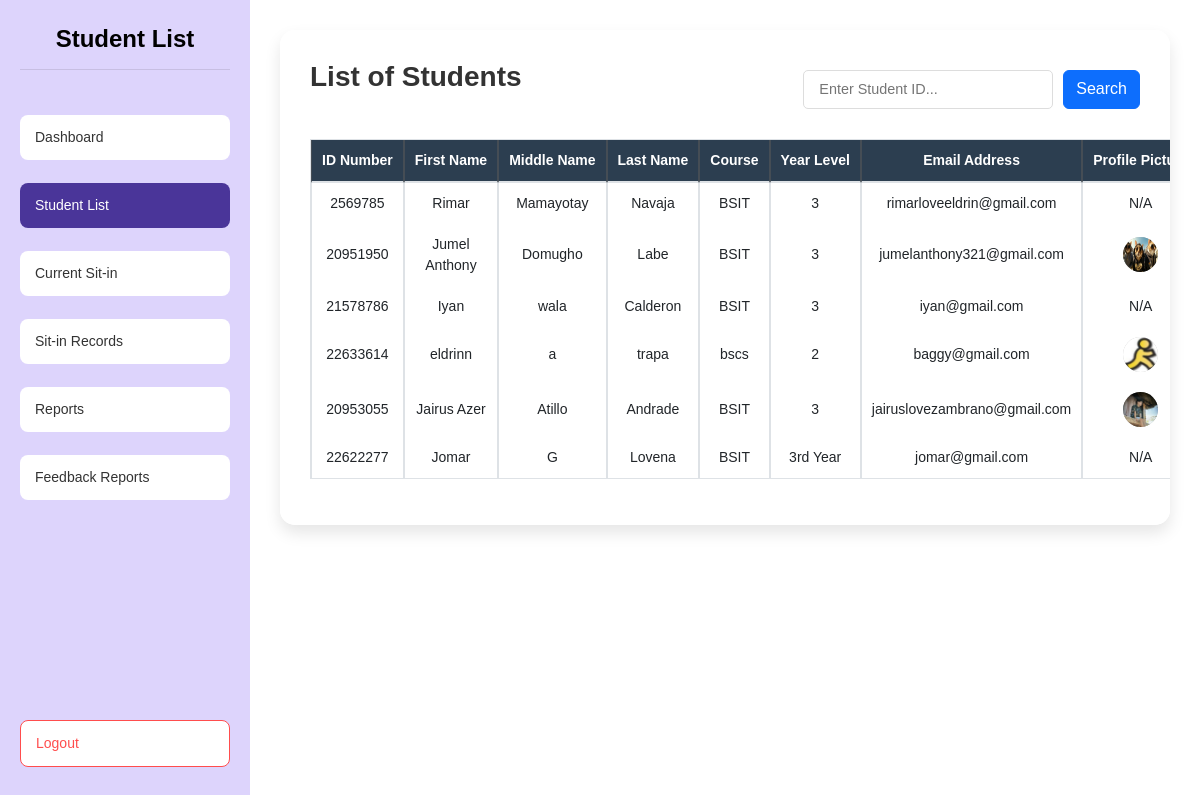
The app's page /student_list (signed in) with its own data.
### tables this page shows
CREATE TABLE students ( 
idno TEXT PRIMARY KEY,
lastname TEXT NOT NULL,
firstname TEXT NOT NULL,
midname TEXT,
course TEXT NOT NULL,
year_level INTEGER NOT NULL,
email_address TEXT NOT NULL,
username TEXT NOT NULL CHECK (username = idno),
password TEXT NOT NULL,
profile_picture TEXT DEFAULT NULL,
session_count INTEGER DEFAULT 30
);

### app.py (the view)
@app.route('/student_list')
@admin_required
def student_list():
    conn = get_db_connection()
    cursor = conn.cursor()
    cursor.execute("SELECT * FROM students")
    students = cursor.fetchall()
    conn.close()
    return render_template('admin/student_list.html', students=students)

### app.py (called while the page is built)
def get_db_connection():
    try:
        conn = sqlite3.connect('users.db')
        conn.row_factory = sqlite3.Row
        return conn
    except sqlite3.Error as e:
        print(f"Database connection error: {e}")
        return None

def admin_required(f):
    @wraps(f)
    def decorated_function(*args, **kwargs):
        if not all(session.get(key) for key in ['user_id', 'user_type', 'is_admin']):
            return redirect(url_for('login'))
        session.modified = True
        return f(*args, **kwargs)
    return decorated_function

@app.after_request
def add_header(response):
    response.headers['Cache-Control'] = 'no-store, no-cache, must-revalidate, post-check=0, pre-check=0, max-age=0'
    response.headers['Pragma'] = 'no-cache'
    response.headers['Expires'] = '-1'
    return response

@app.before_request
def validate_session():
    if request.endpoint and 'static' in request.endpoint:
        return  # Skip session validation for static files
    if 'user_id' in session:
        session.permanent = True
        session.modified = True
        if session.get('user_type') == 'admin':
            session['is_admin'] = True
            session['last_activity'] = datetime.now().isoformat()

### templates/admin/student_list.html (shortened to what this page needs)
{% extends "base.html" %}
{% block content %}
<head>
    <link rel="stylesheet" href="{{ url_for('static', filename='styles.css') }}">
    <link href="https://cdn.jsdelivr.net/npm/bootstrap@5.3.0/dist/css/bootstrap.min.css" rel="stylesheet">
</head>
<body>
    <div class="dashboard-container">
        <div class="sidebar">
            <h1 class="dashboard-title">Student List</h1>
            <a href="{{ url_for('admin_dashboard') }}" class="menu-btn">Dashboard</a>
            <a href="{{ url_for('student_list') }}" class="menu-btn active">Student List</a>
            <a href="{{ url_for('current_sit_in') }}" class="menu-btn">Current Sit-in</a>
            <a href="{{ url_for('sit_in_records') }}" class="menu-btn">Sit-in Records</a>
            <a href="{{ url_for('reports') }}" class="menu-btn">Reports</a>
            <a href="{{ url_for('feedback_reports') }}" class="menu-btn">Feedback Reports</a>
            <a href="{{ url_for('logout') }}" class="menu-btn logout-btn">Logout</a>
        </div>
        <div class="content">
            <div class="container">
                <div class="student-list">
                    <div class="header-container">
                        <h2>List of Students</h2>
                        <div class="search-container">
                            <input type="text" id="searchInput" placeholder="Enter Student ID..." onkeydown="handleSearch(event)">
                            <button class="btn btn-primary" type="button" onclick="searchStudents()">Search</button>
                        </div>
                    </div>
                    <table class="table table-bordered table-hover" id="studentTable">
                        <thead class="thead-dark">
                            <tr>
                                <th>ID Number</th>
                                <th>First Name</th>
                                <th>Middle Name</th>
                                <th>Last Name</th>
                                <th>Course</th>
                                <th>Year Level</th>
                                <th>Email Address</th>
                                <th>Profile Picture</th>
                            </tr>
                        </thead>
                        <tbody>
                            {% for student in students %}
                            <tr>
                                <td>{{ student.idno }}</td>
                                <td>{{ student.firstname }}</td>
                                <td>{{ student.midname }}</td>
                                <td>{{ student.lastname }}</td>
                                <td>{{ student.course }}</td>
                                <td>{{ student.year_level }}</td>
                                <td>{{ student.email_address }}</td>
                                <td>
                                    {% if student.profile_picture %}
                                    <img src="{{ url_for('static', filename=student.profile_picture) }}" alt="Profile Picture" class="profile-pic">
                                    {% else %}
                                    N/A
                                    {% endif %}
                                </td>
                            </tr>
                            {% endfor %}
                        </tbody>
                    </table>
                </div>
            </div>
        </div>
    </div>
</body>
</html>
{% endblock %}

### static/styles.css (style rules this page uses)
body { height: 100vh; margin: 0; display: flex; justify-content: center; align-items: center; background: #f5f5f5; font-family: Arial, sans-serif; overflow-y: auto; }
* { margin: 0; padding: 0; box-sizing: border-box; font-family: Arial, sans-serif; }
body { display: flex; justify-content: center; align-items: center; height: 100vh; background-color: #f5f5f5; }
.dashboard-container { width: 100%; height: 100vh; display: flex; border-radius: 15px; background-color: #fff; overflow: hidden; padding-left: 250px; }
.sidebar { width: 250px; background-color: #ddd4fc; padding: 25px 20px; display: flex; flex-direction: column; gap: 15px; height: 100vh; position: fixed; left: 0; top: 0; z-index: 1000; }
.dashboard-title { color: #000000; font-size: 24px; font-weight: bold; padding-bottom: 15px; margin-bottom: 30px; border-bottom: 1px solid rgba(0, 0, 0, 0.1); text-align: center; }
.profile-pic { width: 35px; height: 35px; background-color: #c0c0c0; border-radius: 50%; }
.menu-btn { background-color: #fff; border: none; padding: 12px 15px; border-radius: 8px; font-size: 14px; font-weight: 500; text-align: left; cursor: pointer; transition: all 0.2s ease; color: #333; text-decoration: none; display: block; margin-bottom: 8px; }
.menu-btn.active { background-color: #4a3599; color: white; }
.logout-btn { margin-top: auto; background-color: #fff; color: #ff4d4d; border: 1px solid #ff4d4d; }
.content { flex: 1; background-color: #fff; border-top-right-radius: 15px; border-bottom-right-radius: 15px; padding: 20px; overflow-y: auto; width: calc(100% - 250px); }
.table { width: 100%; margin-bottom: 1rem; color: #212529; }
.table th, .table td { padding: 0.75rem; vertical-align: top; border-top: 1px solid #dee2e6; }
.table thead th { vertical-align: bottom; border-bottom: 2px solid #dee2e6; }
.table-bordered { border: 1px solid #dee2e6; }
.table-bordered th, .table-bordered td { border: 1px solid #dee2e6; }
.table-bordered thead th, .table-bordered thead td { border-bottom-width: 2px; }
.thead-dark th { color: #fff; background-color: #343a40; border-color: #454d55; }

### templates/admin/student_list.html (style rules this page uses)
.container { display: flex; flex-direction: column; gap: 20px; max-width: 1400px; margin: 0 auto; padding: 20px; }
.student-list { background: #fff; padding: 30px; border-radius: 15px; box-shadow: 0 8px 16px rgba(0, 0, 0, 0.1); flex: 1; width: 100%; overflow-x: auto; }
.student-list h2 { font-size: 28px; font-weight: bold; margin-bottom: 25px; text-align: center; color: #333; }
#studentTable { width: 100%; border-collapse: separate; border-spacing: 0; margin-top: 20px; font-size: 15px; }
#studentTable th { background-color: #2c3e50; color: white; padding: 15px; text-align: center; font-weight: 600; white-space: nowrap; }
#studentTable td { padding: 12px 15px; text-align: center; vertical-align: middle; }
#searchInput { max-width: 400px; margin: 0 auto 20px; padding: 12px 20px; border: 2px solid #e0e0e0; border-radius: 8px; font-size: 16px; transition: border-color 0.3s ease; }
@media (max-width: 1200px) { .container { padding: 10px; } }
@media (max-width: 1200px) { #studentTable { font-size: 14px; } }
@media (max-width: 1200px) { #studentTable th, #studentTable td { padding: 10px; } }
.header-container { display: flex; justify-content: space-between; align-items: center; margin-bottom: 20px; }
.search-container { margin-bottom: 0; display: flex; gap: 10px; }
#searchInput { width: 250px; padding: 8px 15px; border: 1px solid #ddd; border-radius: 5px; font-size: 0.9rem; transition: all 0.3s ease; max-width: none; margin: 0; }

### records on screen
students: idno "2569785", firstname "Rimar", midname "Mamayotay", lastname "Navaja", course "BSIT", year_level "3", email_address "rimarloveeldrin@gmail.com", shows "N/A"
students: idno "20951950", firstname "Jumel Anthony", midname "Domugho", lastname "Labe", course "BSIT", year_level "3", email_address "jumelanthony321@gmail.com", profile_picture (picture)
students: idno "21578786", firstname "Iyan", midname "wala", lastname "Calderon", course "BSIT", year_level "3", email_address "iyan@gmail.com", shows "N/A"
students: idno "22633614", firstname "eldrinn", midname "a", lastname "trapa", course "bscs", year_level "2", email_address "baggy@gmail.com", profile_picture (picture)
students: idno "20953055", firstname "Jairus Azer", midname "Atillo", lastname "Andrade", course "BSIT", year_level "3", email_address "jairuslovezambrano@gmail.com", profile_picture (picture)
students: idno "22622277", firstname "Jomar", midname "G", lastname "Lovena", course "BSIT", year_level "3rd Year", email_address "jomar@gmail.com", shows "N/A"
